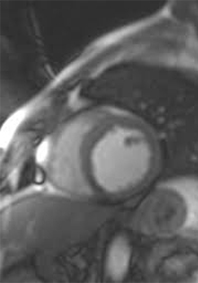
#> input picture PDI/mio1.jpg, 198 x 283 px
$ jupyter execute Untitled.ipynb
#> lines starting #> are read from the running program, lines starting #| are printed output that depends on the picture
[cell 1]
import numpy as np
import cv2

img = cv2.imread('mio1.jpg')
#> img is the input picture: shape (283, 198, 3); min 42, max 255, mean 93.7
Z = img.reshape((-1,3))

# convert to np.float32
Z = np.float32(Z)

# define criteria, number of clusters(K) and apply kmeans()
criteria = (cv2.TERM_CRITERIA_EPS + cv2.TERM_CRITERIA_MAX_ITER, 10, 1.0)
K = 4
ret,label,center=cv2.kmeans(Z,K,None,criteria,10,cv2.KMEANS_RANDOM_CENTERS)
#> ret = 25739134.1; center = [[150.1, 150.1, 150.1], [61.87, 61.87, 61.87], [225.3, 225.3, 225.3], [97.06, 97.06, 97.06]]

# Now convert back into uint8, and make original image
center = np.uint8(center)
#> center = [[150, 150, 150], [61, 61, 61], [225, 225, 225], [97, 97, 97]]
res = center[label.flatten()]
res2 = res.reshape((img.shape))
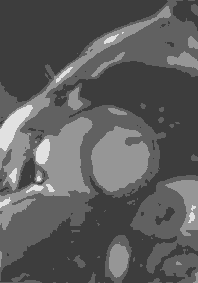
#> res2: shape (283, 198, 3); min 61, max 225, mean 93.3

cv2.imshow('res2',res2)
cv2.waitKey(0)
cv2.destroyAllWindows()


$ run again, with PDI/mio2.jpg copied over PDI/mio1.jpg
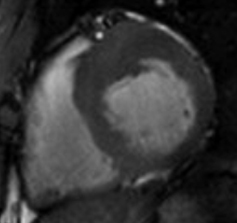
#> input picture PDI/mio2.jpg, 237 x 223 px
#> img is the input picture: shape (223, 237, 3); min 0, max 202, mean 53.7
#> `ret,label,center=cv2.kmeans(Z,K,None,criteria,10,cv2.KMEANS_RANDOM_CEN..`: ret = 15606272.3; center = [[129.8, 129.8, 129.8], [93.29, 93.29, 93.29], [47.11, 47.11, 47.11], [13.35, 13.35, 13.35]]
#> `center = np.uint8(center)`: center = [[129, 129, 129], [93, 93, 93], [47, 47, 47], [13, 13, 13]]
#> `res2 = res.reshape((img.shape))`:
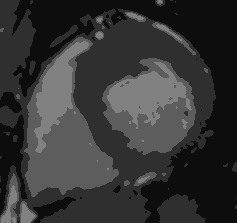
#> res2: shape (223, 237, 3); min 13, max 129, mean 53.4

$ run again, with PDI/mio3.jpg copied over PDI/mio1.jpg
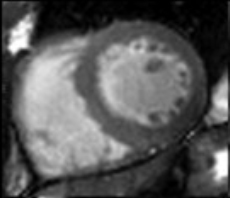
#> input picture PDI/mio3.jpg, 230 x 198 px
#> img is the input picture: shape (198, 230, 3); min 0, max 255, mean 88.2
#> `ret,label,center=cv2.kmeans(Z,K,None,criteria,10,cv2.KMEANS_RANDOM_CEN..`: ret = 36036401.4; center = [[186, 186, 186], [131.3, 131.3, 131.3], [70.68, 70.68, 70.68], [16.29, 16.29, 16.29]]
#> `center = np.uint8(center)`: center = [[185, 185, 185], [131, 131, 131], [70, 70, 70], [16, 16, 16]]
#> `res2 = res.reshape((img.shape))`:
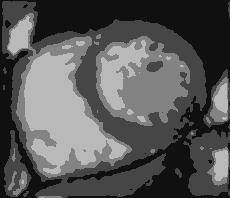
#> res2: shape (198, 230, 3); min 16, max 185, mean 87.7

$ run again, with PDI/mio4.jpg copied over PDI/mio1.jpg
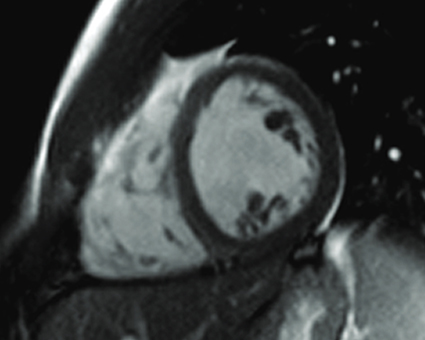
#> input picture PDI/mio4.jpg, 425 x 340 px
#> img is the input picture: shape (340, 425, 3); mean B, G, R 61.6, 61.9, 57.9
#> `ret,label,center=cv2.kmeans(Z,K,None,criteria,10,cv2.KMEANS_RANDOM_CEN..`: ret = 82803782.3; center = [[203.1, 203.9, 197.2], [139.1, 140, 128.7], [79.08, 78.65, 71.88], [22.15, 22.33, 21.76]]
#> `center = np.uint8(center)`: center = [[203, 203, 197], [139, 139, 128], [79, 78, 71], [22, 22, 21]]
#> `res2 = res.reshape((img.shape))`:
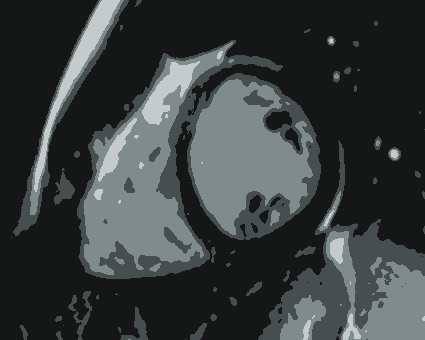
#> res2: shape (340, 425, 3); mean B, G, R 61.5, 61.3, 57.1
